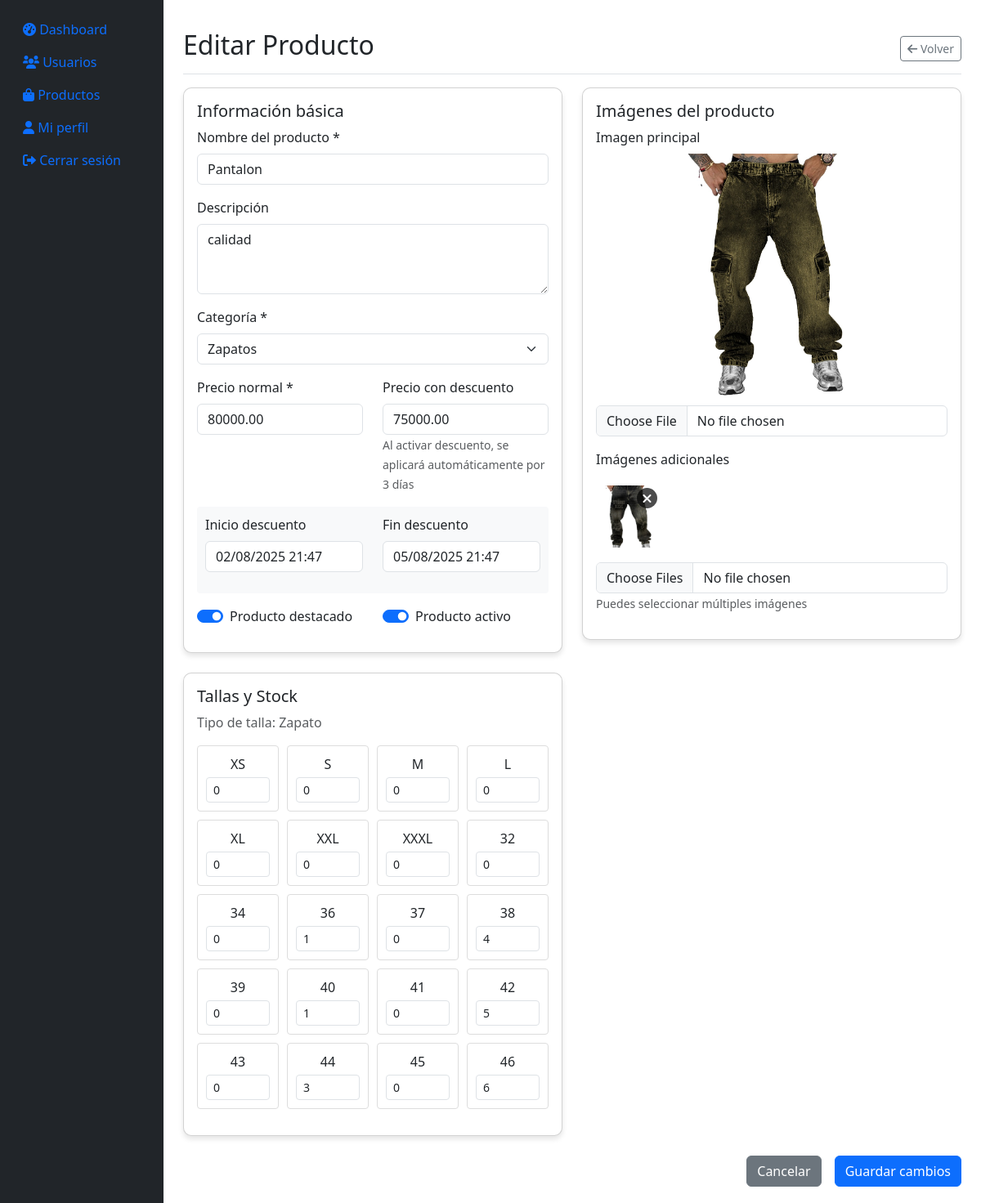
The app's page /store/admin/editar-producto.php?id=12 (signed in) with its own data.
### tables this page shows
CREATE TABLE `productos` (
  `id` int(11) NOT NULL,
  `nombre` varchar(255) NOT NULL,
  `descripcion` text DEFAULT NULL,
  `precio_normal` decimal(10,2) NOT NULL,
  `precio_descuento` decimal(10,2) DEFAULT NULL,
  `categoria_id` int(11) DEFAULT NULL,
  `imagen` varchar(255) DEFAULT NULL,
  `imagenes_adicionales` varchar(255) DEFAULT NULL,
  `destacado` tinyint(1) DEFAULT 0,
  `stock` int(11) NOT NULL DEFAULT 0,
  `sku` varchar(50) DEFAULT NULL,
  `fecha_creacion` timestamp NOT NULL DEFAULT current_timestamp(),
  `categoria_talla` varchar(20) NOT NULL DEFAULT 'camisa' COMMENT 'Tipo de talla: camisa, pantalon, zapato',
  `descuento_inicio` datetime DEFAULT NULL,
  `descuento_fin` datetime DEFAULT NULL,
  `activo` tinyint(1) DEFAULT 1
);

CREATE TABLE `categorias` (
  `categoria_id` int(11) NOT NULL,
  `nombre` varchar(100) NOT NULL,
  `descripcion` text DEFAULT NULL,
  `slug` varchar(100) NOT NULL
);

CREATE TABLE `tallas` (
  `id` int(11) NOT NULL,
  `nombre` varchar(10) NOT NULL,
  `orden` int(11) DEFAULT 0,
  `categoria_talla` varchar(20) NOT NULL DEFAULT 'camisa' COMMENT 'Tipo de talla: camisa/jeans/zapato'
);

### store/admin/editar-producto.php (the view, shortened to what this page needs)
<?php
require_once '../config.php';
$producto_id = (int)$_GET['id'];
$stmt = $conn->prepare("SELECT p.*, c.nombre as categoria_nombre
                       FROM productos p
                       LEFT JOIN categorias c ON p.categoria_id = c.categoria_id
                       WHERE p.id = ?");
$stmt->execute([$producto_id]);
$producto = $stmt->fetch(PDO::FETCH_ASSOC);
$imagenes_adicionales = [];
if (!empty($producto['imagenes_adicionales'])) {
    $imagenes_adicionales = json_decode($producto['imagenes_adicionales'], true);
}
$tipo_talla = 'camisa';
if(!empty($producto['categoria_nombre'])) {
    $categoria_nombre = strtolower($producto['categoria_nombre']);
    if(strpos($categoria_nombre, 'pantalon') !== false) {
        $tipo_talla = 'pantalon';
    } elseif(strpos($categoria_nombre, 'zapato') !== false || strpos($categoria_nombre, 'calzado') !== false) {
        $tipo_talla = 'zapato';
    }
}
$stmt_tallas = $conn->prepare("SELECT * FROM tallas WHERE categoria_talla = ? ORDER BY orden");
$stmt_tallas->execute([$tipo_talla]);
$todas_tallas = $stmt_tallas->fetchAll(PDO::FETCH_ASSOC);
$stmt_producto_tallas = $conn->prepare("SELECT talla_id, stock FROM producto_tallas WHERE producto_id = ?");
$stmt_producto_tallas->execute([$producto_id]);
$tallas_producto = $stmt_producto_tallas->fetchAll(PDO::FETCH_KEY_PAIR);
$categorias = $conn->query("SELECT * FROM categorias ORDER BY nombre")->fetchAll(PDO::FETCH_ASSOC);
?>
<!DOCTYPE html>
<html lang="es">
<head>
    <link href="https://cdn.jsdelivr.net/npm/bootstrap@5.3.0/dist/css/bootstrap.min.css" rel="stylesheet">
    <link rel="stylesheet" href="https://cdnjs.cloudflare.com/ajax/libs/font-awesome/6.0.0/css/all.min.css">
</head>
<body>
    <div class="container-fluid">
        <div class="row">
            <?php include 'includes/sidebar.php'; ?>
            <main class="col-md-9 ms-sm-auto col-lg-10 px-md-4 main-content">
                <div class="d-flex justify-content-between flex-wrap flex-md-nowrap align-items-center pt-3 pb-2 mb-3 border-bottom">
                    <h1 class="h2">Editar Producto</h1>
                    <div class="btn-toolbar mb-2 mb-md-0">
                        <a href="productos.php" class="btn btn-sm btn-outline-secondary">
                            <i class="fas fa-arrow-left"></i> Volver
                        </a>
                    </div>
                </div>
                <form method="POST" enctype="multipart/form-data">
                    <div class="row">
                        <div class="col-md-6">
                            <div class="card mb-4">
                                <div class="card-body">
                                    <h5 class="card-title">Información básica</h5>
                                    <div class="mb-3">
                                        <label for="nombre" class="form-label">Nombre del producto *</label>
                                        <input type="text" class="form-control" id="nombre" name="nombre" value="<?php echo htmlspecialchars($producto['nombre']); ?>" required>
                                    </div>
                                    <div class="mb-3">
                                        <label for="descripcion" class="form-label">Descripción</label>
                                        <textarea class="form-control" id="descripcion" name="descripcion" rows="3"><?php echo htmlspecialchars($producto['descripcion']); ?></textarea>
                                    </div>
                                    <div class="mb-3">
                                        <label for="categoria_id" class="form-label">Categoría *</label>
                                        <select class="form-select" id="categoria_id" name="categoria_id" required>
                                            <?php foreach($categorias as $categoria): ?>
                                                <option value="<?php echo $categoria['categoria_id']; ?>" <?php echo $categoria['categoria_id'] == $producto['categoria_id'] ? 'selected' : ''; ?>>
                                                    <?php echo htmlspecialchars($categoria['nombre']); ?>
                                                </option>
                                            <?php endforeach; ?>
                                        </select>
                                    </div>
                                    <div class="row">
                                        <div class="col-md-6">
                                            <div class="mb-3">
                                                <label for="precio_normal" class="form-label">Precio normal *</label>
                                                <input type="number" step="0.01" min="0" class="form-control" id="precio_normal" name="precio_normal" value="<?php echo number_format($producto['precio_normal'], 2, '.', ''); ?>" required>
                                            </div>
                                        </div>
                                        <div class="col-md-6">
                                            <div class="mb-3">
                                                <label for="precio_descuento" class="form-label">Precio con descuento</label>
                                                <input type="number" step="0.01" min="0" class="form-control" id="precio_descuento" name="precio_descuento" value="<?php echo $producto['precio_descuento'] ? number_format($producto['precio_descuento'], 2, '.', '') : ''; ?>">
                                                <small class="text-muted">Al activar descuento, se aplicará automáticamente por 3 días</small>
                                            </div>
                                        </div>
                                    </div>
                                    <?php if($producto['precio_descuento'] && $producto['descuento_fin']): ?>
                                    <div class="discount-banner mb-3">
                                        <div class="row">
                                            <div class="col-md-6">
                                                <div class="mb-3">
                                                    <label class="form-label">Inicio descuento</label>
                                                    <input type="text" class="form-control" value="<?php echo date('d/m/Y H:i', strtotime($producto['descuento_inicio'])); ?>" readonly>
                                                </div>
                                            </div>
                                            <div class="col-md-6">
                                                <div class="mb-3">
                                                    <label class="form-label">Fin descuento</label>
                                                    <input type="text" class="form-control" value="<?php echo date('d/m/Y H:i', strtotime($producto['descuento_fin'])); ?>" readonly>
                                                </div>
                                            </div>
                                        </div>
                                    </div>
                                    <?php endif; ?>
                                    <div class="row">
                                        <div class="col-md-6">
                                            <div class="form-check form-switch mb-3">
                                                <input class="form-check-input" type="checkbox" id="destacado" name="destacado" <?php echo $producto['destacado'] ? 'checked' : ''; ?>>
                                                <label class="form-check-label" for="destacado">Producto destacado</label>
                                            </div>
                                        </div>
                                        <div class="col-md-6">
                                            <div class="form-check form-switch mb-3">
                                                <input class="form-check-input" type="checkbox" id="activo" name="activo" <?php echo $producto['activo'] ? 'checked' : ''; ?>>
                                                <label class="form-check-label" for="activo">Producto activo</label>
                                            </div>
                                        </div>
                                    </div>
                                </div>
                            </div>
                            <div class="card mb-4">
                                <div class="card-body">
                                    <h5 class="card-title">Tallas y Stock</h5>
                                    <p class="text-muted">Tipo de talla: <?php echo ucfirst($tipo_talla); ?></p>
                                    <div class="size-grid mb-3">
                                        <?php foreach($todas_tallas as $talla): ?>
                                            <div class="size-option">
                                                <label for="talla_<?php echo $talla['id']; ?>" class="d-block text-center mb-1">
                                                    <?php echo htmlspecialchars($talla['nombre']); ?>
                                                </label>
                                                <input type="number"
                                                       id="talla_<?php echo $talla['id']; ?>"
                                                       name="tallas[<?php echo $talla['id']; ?>]"
                                                       class="form-control form-control-sm"
                                                       min="0"
                                                       value="<?php echo $tallas_producto[$talla['id']] ?? 0; ?>">
                                            </div>
                                        <?php endforeach; ?>
                                    </div>
                                </div>
                            </div>
                        </div>
                        <div class="col-md-6">
                            <div class="card mb-4">
                                <div class="card-body">
                                    <h5 class="card-title">Imágenes del producto</h5>
                                    <div class="mb-3">
                                        <label class="form-label">Imagen principal</label>
                                        <?php if($producto['imagen']): ?>
                                            <img src="../assets/img/productos/<?php echo htmlspecialchars($producto['imagen']); ?>"
                                                 class="main-product-image mb-2"
                                                 alt="Imagen principal"
                                                 id="imagenPrincipalPreview">
                                        <?php else: ?>
                                            <div class="bg-light d-flex align-items-center justify-content-center" style="height: 300px;">
                                                <span class="text-muted">Sin imagen principal</span>
                                            </div>
                                        <?php endif; ?>
                                        <input type="file" class="form-control" id="imagen" name="imagen" accept="image/*">
                                    </div>
                                    <div class="mb-3">
                                        <label class="form-label">Imágenes adicionales</label>
                                        <div class="thumbnail-container mb-3">
                                            <?php foreach($imagenes_adicionales as $index => $imagen): ?>
                                                <div class="img-preview-container">
                                                    <img src="../assets/img/productos/<?php echo htmlspecialchars($imagen); ?>"
                                                         class="product-thumbnail"
                                                         alt="Imagen adicional <?php echo $index + 1; ?>">
                                                    <button type="button" class="img-remove-btn" onclick="removeImage(this)">
                                                        <i class="fas fa-times"></i>
                                                    </button>
                                                </div>
                                            <?php endforeach; ?>
                                        </div>
                                        <input type="file" class="form-control" id="nuevas_imagenes_adicionales" name="nuevas_imagenes_adicionales[]" multiple accept="image/*">
                                        <small class="text-muted">Puedes seleccionar múltiples imágenes</small>
                                    </div>
                                </div>
                            </div>
                        </div>
                    </div>
                    <div class="d-grid gap-2 d-md-flex justify-content-md-end">
                        <a href="productos.php" class="btn btn-secondary me-md-2">Cancelar</a>
                        <button type="submit" class="btn btn-primary">Guardar cambios</button>
                    </div>
                </form>
            </main>
        </div>
    </div>
</body>
</html>

### store/admin/editar-producto.php (style rules this page uses)
.main-content { padding: 20px; }
.card { border-radius: 10px; box-shadow: 0 4px 6px rgba(0, 0, 0, 0.1); }
.main-product-image { width: 100%; height: 300px; object-fit: contain; border-radius: 8px; }
.thumbnail-container { display: flex; gap: 10px; margin-top: 10px; flex-wrap: wrap; }
.product-thumbnail { width: 80px; height: 80px; object-fit: cover; border-radius: 4px; border: 2px solid transparent; cursor: pointer; transition: all 0.3s; }
.size-grid { display: grid; grid-template-columns: repeat(auto-fill, minmax(80px, 1fr)); gap: 10px; }
.size-option { padding: 10px; text-align: center; border: 1px solid #ddd; border-radius: 4px; }
.discount-banner { background-color: #f8f9fa; padding: 10px; border-radius: 4px; }
.img-preview-container { position: relative; display: inline-block; }
.img-remove-btn { position: absolute; top: 5px; right: 5px; background: rgba(0,0,0,0.7); color: white; border: none; border-radius: 50%; width: 25px; height: 25px; display: flex; align-items: center; justify-content: center; }

### records on screen
productos: nombre "Pantalon", descripcion "calidad", categoria_id "Zapatos", precio_normal "80000.00", precio_descuento "75000.00", descuento_inicio "02/08/2025 21:47", descuento_fin "05/08/2025 21:47", destacado "☑", activo "☑", categoria.nombre "Zapato", imagen (picture)
tallas: nombre "XS", id "0"
tallas: nombre "S", id "0"
tallas: nombre "M", id "0"
tallas: nombre "L", id "0"
tallas: nombre "XL", id "0"
tallas: nombre "XXL", id "0"
tallas: nombre "XXXL", id "0"
tallas: nombre "32", id "0"
tallas: nombre "34", id "0"
tallas: nombre "36", id "1"
tallas: nombre "37", id "0"
tallas: nombre "38", id "4"
tallas: nombre "39", id "0"
tallas: nombre "40", id "1"
tallas: nombre "41", id "0"
tallas: nombre "42", id "5"
tallas: nombre "43", id "0"
tallas: nombre "44", id "3"
tallas: nombre "45", id "0"
tallas: nombre "46", id "6"
